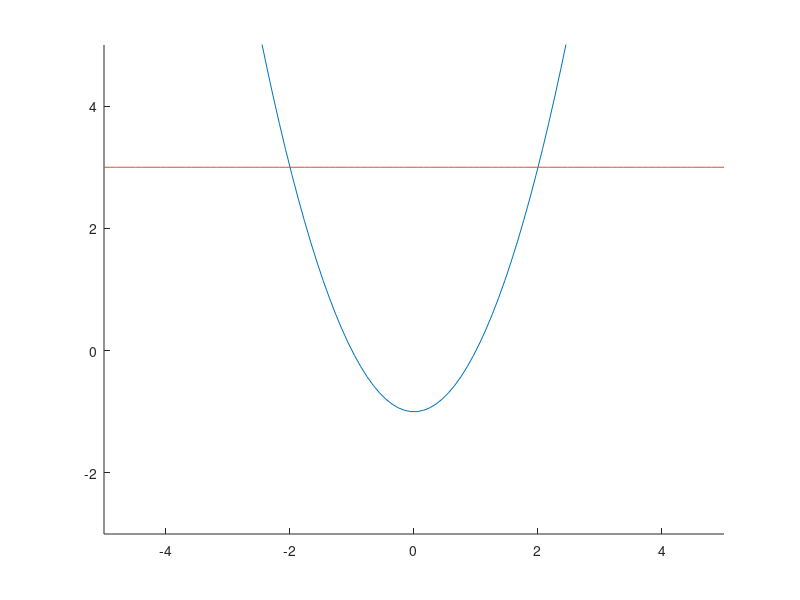

Recreate this plot in MATLAB.
%MatLab Code for Boat Project


%Boat Visualization
%Determination of COM
%Waterline Location
%Determination of Boat Displacement
%Determination of COB
%Determine Righting Arm
%Plot of RA vs. Angle

%Boat Design Input, global, localhull?


%boat cross section
x = linspace(-5,5,100);
y = abs(x).^2-1;

%waterline
x1 = linspace(-5,5,100);
y1 = 4*(x-(x-1))-1;

hold on;

plot(x,y);
plot(x1,y1);

axis([-5, 5, -3, 5]);

